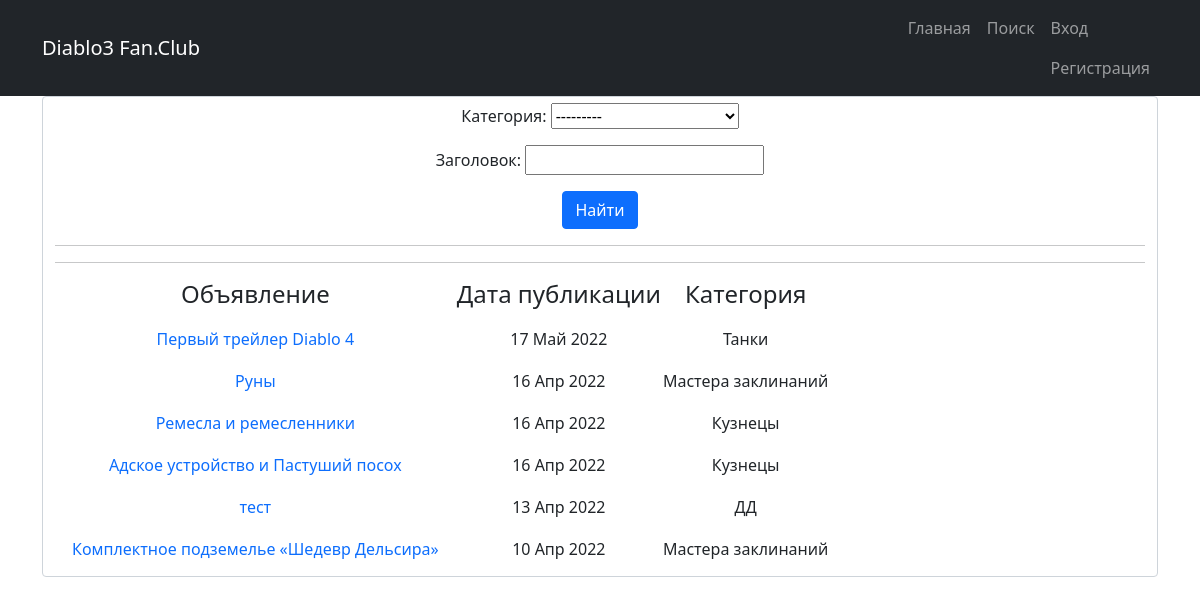
The app's page /search/ with its own data.
### main/models.py (models this page shows, shortened)
class Ads(models.Model):
    title = models.CharField(max_length=128, verbose_name= 'Заголовок')
    content = RichTextUploadingField(verbose_name='Содержание поста')
    post_category = models.ForeignKey(Category, on_delete=models.CASCADE, verbose_name='Категория')
    data_create = models.DateTimeField(auto_now_add = True, verbose_name='Дата создания')
    user = models.ForeignKey(User, blank=True, null=True, on_delete=models.CASCADE, verbose_name='Пользователь')

class Category(models.Model):
    name = models.CharField(max_length = 64, unique=True, verbose_name='Название категории')
    def __str__(self):
        return f'{self.name}'

### main/views.py (the view)
# urls.py: path('search/', AddsSearch.as_view(), name = 'search'),
class AddsSearch(ListView):
    model = Ads
    template_name = 'ads_search.html'
    context_object_name = 'search'
    queryset = Ads.objects.order_by('-data_create')
    paginate_by = 2
    def get_queryset(self, *args, **kwargs):
        queryset = super().get_queryset()
        self.filterset = AdsFilter(self.request.GET, queryset)
        return self.filterset.qs
    def get_context_data(self,*args, **kwargs):
        context = super().get_context_data(**kwargs)
        context['filterset'] = self.filterset
        return context

### templates/ads_search.html (shortened to what this page needs)
{% extends 'flatpages/default.html' %}
{% block content %}
    <form method="GET">
        <div class ="col form-control ">
            {{ filterset.form.as_p }}
            <input type="submit" class="btn btn-primary" value="Найти" />
    </form>
    <hr>
        <table>
            <tr>
                <td>
                    <h4>Объявление</h4>
                </td>
                <td>
                    <h4>Дата публикации</h4>
                </td>
                <td>
                    <h4>Категория</h4>
                </td>
            </tr>
            <hr>
            {% for ads in filterset.qs %}
                <tr>
                    <td>
                        <a class="nav-link" href="http://127.0.0.1:8000/{{ ads.id }}">{{ ads.title }}</a>
                    </td>
                    <td>
                        {{ ads.data_create|date:'d M Y' }}
                    </td>
                    <td>
                        {{ ads.post_category }}
                    </td>
                </tr>
            {% endfor %}
        </table>
{% endblock content %}

### records on screen
Ads: title "Первый трейлер Diablo 4", data_create "17 Май 2022", post_category "Танки"
Ads: title "Руны", data_create "16 Апр 2022", post_category "Мастера заклинаний"
Ads: title "Ремесла и ремесленники", data_create "16 Апр 2022", post_category "Кузнецы"
Ads: title "Адское устройство и Пастуший посох", data_create "16 Апр 2022", post_category "Кузнецы"
Ads: title "тест", data_create "13 Апр 2022", post_category "ДД"
Ads: title "Комплектное подземелье «Шедевр Дельсира»", data_create "10 Апр 2022", post_category "Мастера заклинаний"
